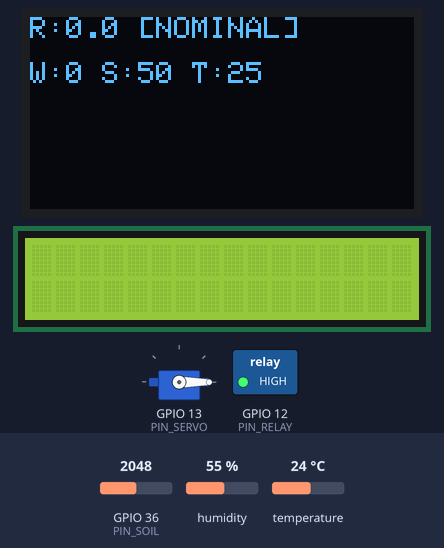
Bench run of a sketch on a simulated ESP32. On the bench: 128×64 one-colour display, 16×2 character LCD, servo, switched loads named in the sketch (green lamp = pin HIGH). The test bench sets the inputs (shaded band); at power-on: GPIO 36 (PIN_SOIL) = 2048, temperature 24 °C, humidity 55 %.

Above: at 1.3 s.
1.4 s: GPIO 36 (PIN_SOIL) set to 1564
At 3.8 s:
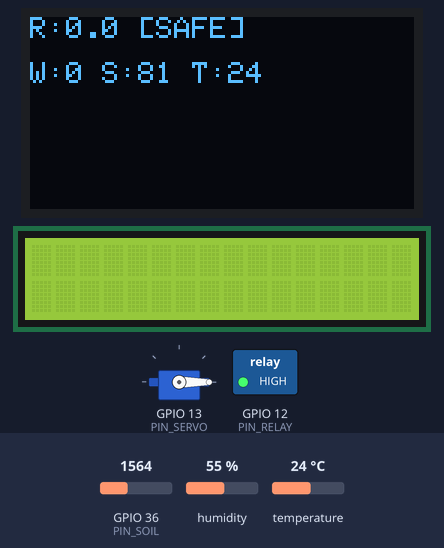
4.5 s: GPIO 36 (PIN_SOIL) set to 1433
At 9.6 s:
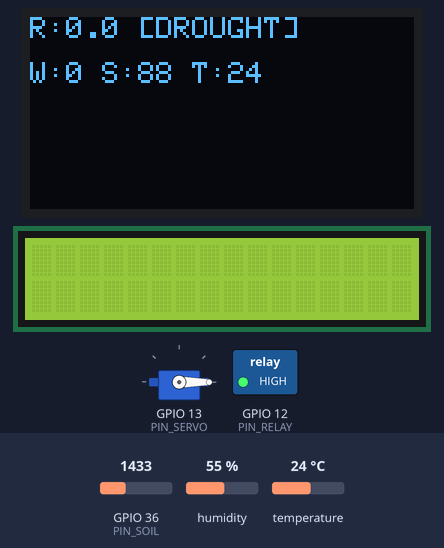
10.5 s: temperature set to 12 °C
At 13.1 s:
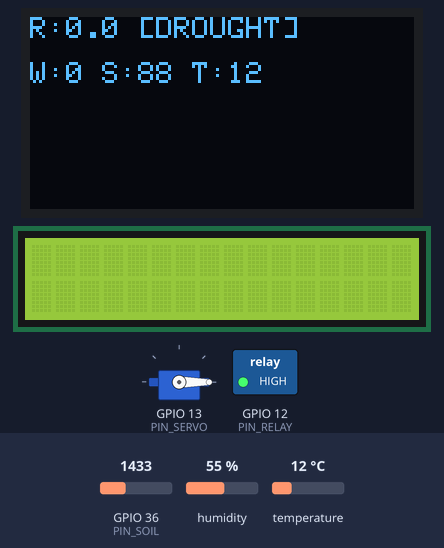
13.5 s: temperature set to 19 °C
16.5 s: temperature set to 28 °C
At 19.0 s:
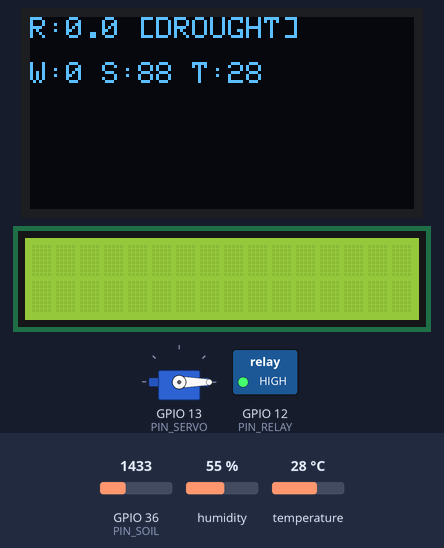
19.5 s: GPIO 36 (PIN_SOIL) set to 1228
Timing chart, 0 to 22.5 s (numbered marks = the images above; inputs shaded):
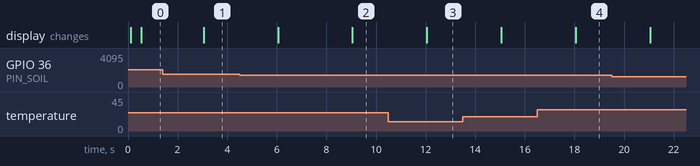

The sketch:

GeoSense_ESP32_Master_v4.ino
```cpp
// ================================================================
//  GEO-SENSE AFRICA v4.7 — ESP32 MASTER NODE (LEGACY STABLE)
//  Multi-Hazard Early Warning System — Single Page Edition
// ================================================================
//  FIXES IN v4.7:
//  - [FIX] Complete Slave Parser: Sync with v4.4 Arduino Slave (W, T, S, P, I)
//  - [FIX] Robust Risk Fusion: EMA-smoothed sensors + Terrain Cal
//  - [FIX] Heartbeat Sync: Reliable ESP32-Arduino CMD protocol
//  - [FIX] UI Refresh: Optimized Gauge logic for real-time response
// ================================================================

#include <Wire.h>
#include <WiFi.h>
#include <WebServer.h>
#include <DHT.h>
#include <Adafruit_GFX.h>
#include <Adafruit_SSD1306.h>
#include <LiquidCrystal_I2C.h>
#include <ESP32Servo.h>
#include <esp_task_wdt.h>

// ── CONFIG ───────────────────────────────────────────────────
const char* AP_SSID = "GeoSense-Africa-Legacy";
const char* AP_PASSWORD = "geosense2024";

#define PIN_SDA 21
#define PIN_SCL 22
#define PIN_DHT 4
#define PIN_TRIG 5
#define PIN_ECHO 18
#define PIN_SOIL 36
#define PIN_SERVO 13
#define PIN_RELAY 12
#define PIN_TOUCH 14
#define SLAVE_RX 16
#define SLAVE_TX 17

Adafruit_SSD1306 oled(128, 64, &Wire, -1);
LiquidCrystal_I2C lcd(0x27, 16, 2);
DHT dht(PIN_DHT, DHT11);
Servo servo;
WebServer server(80);

struct SensorData {
  float soil, airT, water, tilt, thermT, pot, risk;
  bool tiltInt;
  char hazard[12];
  int alert;
} d = {50,25,0,0,25,1,0,false,"NOMINAL",0};

float ema_soil=50, ema_water=0, ema_tilt=0;
#define EMA_A 0.25f

uint32_t lastSample=0, lastDisplay=0, bootMs=0;
char slaveBuf[80];
uint8_t slaveIdx = 0;

// ── HTML ─────────────────────────────────────────────────────
const char DASHBOARD_HTML[] PROGMEM = R"rawliteral(
<!DOCTYPE html><html><head><meta charset="UTF-8"><title>Geo-Sense Legacy v4.7</title>
<style>body{background:#0a0e1a;color:#f1f5f9;font-family:sans-serif;padding:20px;text-align:center}
.card{background:#111827;border:1px solid #1e293b;border-radius:12px;padding:20px;margin:10px auto;max-width:500px}
.risk{font-size:64px;font-weight:bold;color:#10b981}
.val{color:#3b82f6;font-weight:bold}</style></head>
<body><h1>GEO-SENSE LEGACY v4.7</h1>
<div class="card">RISK INDEX<br><span class="risk" id="risk">0.0</span>/9.0<br><small id="haz">NOMINAL</small></div>
<div class="card">
  Water: <span class="val" id="w">0</span>% |
  Soil: <span class="val" id="s">0</span>% |
  Temp: <span class="val" id="t">0</span>C
</div>
<script>async function poll(){try{const r=await fetch('/data').then(res=>res.json());
document.getElementById('risk').innerText=r.risk.toFixed(1);
document.getElementById('haz').innerText=r.hazard;
document.getElementById('w').innerText=r.water.toFixed(0);
document.getElementById('s').innerText=r.soil.toFixed(0);
document.getElementById('t').innerText=r.airT.toFixed(0);}catch(e){}}
setInterval(poll,2000);poll();</script></body></html>
)rawliteral";

void setup() {
  Serial.begin(115200); Serial2.begin(9600, SERIAL_8N1, SLAVE_RX, SLAVE_TX);
  esp_task_wdt_init(10, true); esp_task_wdt_add(NULL); Wire.begin(PIN_SDA, PIN_SCL);
  pinMode(PIN_TRIG, OUTPUT); pinMode(PIN_RELAY, OUTPUT); digitalWrite(PIN_RELAY, HIGH);
  if(oled.begin(SSD1306_SWITCHCAPVCC, 0x3C)) { oled.clearDisplay(); oled.display(); }
  lcd.init(); lcd.backlight(); dht.begin(); servo.attach(PIN_SERVO); servo.write(0);
  WiFi.softAP(AP_SSID, AP_PASSWORD);
  server.on("/", [](){ server.send_P(200, "text/html", DASHBOARD_HTML); });
  server.on("/data", [](){
    char buf[256];
    snprintf(buf, sizeof(buf), "{\"risk\":%.2f,\"hazard\":\"%s\",\"water\":%.1f,\"soil\":%.1f,\"airT\":%.1f}", d.risk, d.hazard, d.water, d.soil, d.airT);
    server.send(200, "application/json", buf);
  });
  server.begin(); bootMs = millis();
}

void loop() {
  esp_task_wdt_reset(); server.handleClient();
  uint32_t now = millis();

  while(Serial2.available()) {
    char c = (char)Serial2.read();
    if(c=='\n'||c=='\r') {
      if(slaveIdx>0) {
        slaveBuf[slaveIdx]='\0';
        auto getF = [&](const char* k){ char* p=strstr(slaveBuf,k); return p?atof(p+strlen(k)):-999.0f; };
        float w=getF("W:"), t=getF("T:"), s=getF("S:"), p=getF("P:");
        if(w > -999) d.water=w; if(t > -999) d.thermT=t; if(s > -999) d.tilt=s; if(p > -999) d.pot=p;
        char* ip=strstr(slaveBuf,"I:"); if(ip) d.tiltInt=(atoi(ip+2)==1);
      }
      slaveIdx=0;
    } else if(slaveIdx<79) slaveBuf[slaveIdx++]=c;
  }

  if(now - lastSample >= 3000) {
    lastSample = now;
    float temp = dht.readTemperature(); if(!isnan(temp)) d.airT = temp;
    d.soil = constrain((float)map(analogRead(PIN_SOIL), 3200, 1200, 0, 100), 0, 100);
    ema_soil = EMA_A*d.soil + (1-EMA_A)*ema_soil;
    ema_water = EMA_A*d.water + (1-EMA_A)*ema_water;
    ema_tilt = EMA_A*d.tilt + (1-EMA_A)*ema_tilt;
    float base = (ema_water*0.4 + ema_soil*0.2 + ema_tilt*0.4);
    d.risk = constrain((base * d.pot / 100.0f) * 9.0f / 100.0f, 0, 9);
    d.alert = (d.risk > 7 || d.tiltInt)?2:(d.risk > 4?1:0);
    if(d.tiltInt) { d.risk=9; strcpy(d.hazard, "LANDSLIDE"); }
    else if(ema_water>60) strcpy(d.hazard, "FLOOD"); else if(ema_soil>70) strcpy(d.hazard, "DROUGHT"); else strcpy(d.hazard, "SAFE");
    Serial2.printf("CMD:%d\n", d.alert);
    digitalWrite(PIN_RELAY, (d.alert==2)?LOW:HIGH);
    servo.write(d.alert==2?135:d.alert==1?80:0);
  }

  if(now - lastDisplay >= 500) {
    lastDisplay = now;
    oled.clearDisplay(); oled.setTextColor(SSD1306_WHITE);
    oled.setCursor(0,0); oled.printf("R:%.1f [%s]", d.risk, d.hazard);
    oled.setCursor(0,15); oled.printf("W:%.0f S:%.0f T:%.0f", d.water, d.soil, d.airT);
    oled.display();
  }
}
```

Measured:
- the behaviour switches between 1501 and 1500 on GPIO 36 (PIN_SOIL) (found by bisection; images 1 and 2)
- after the input at 1.4 s, the display: changes after 1.6 s (image 1)
- after the input at 4.5 s, the display: first changes after 1.6 s (image 2 shows a later state)
- after the input at 10.5 s, the display: changes after 1.6 s (image 3)
- after the input at 16.5 s, the display: changes after 1.6 s (image 4)
